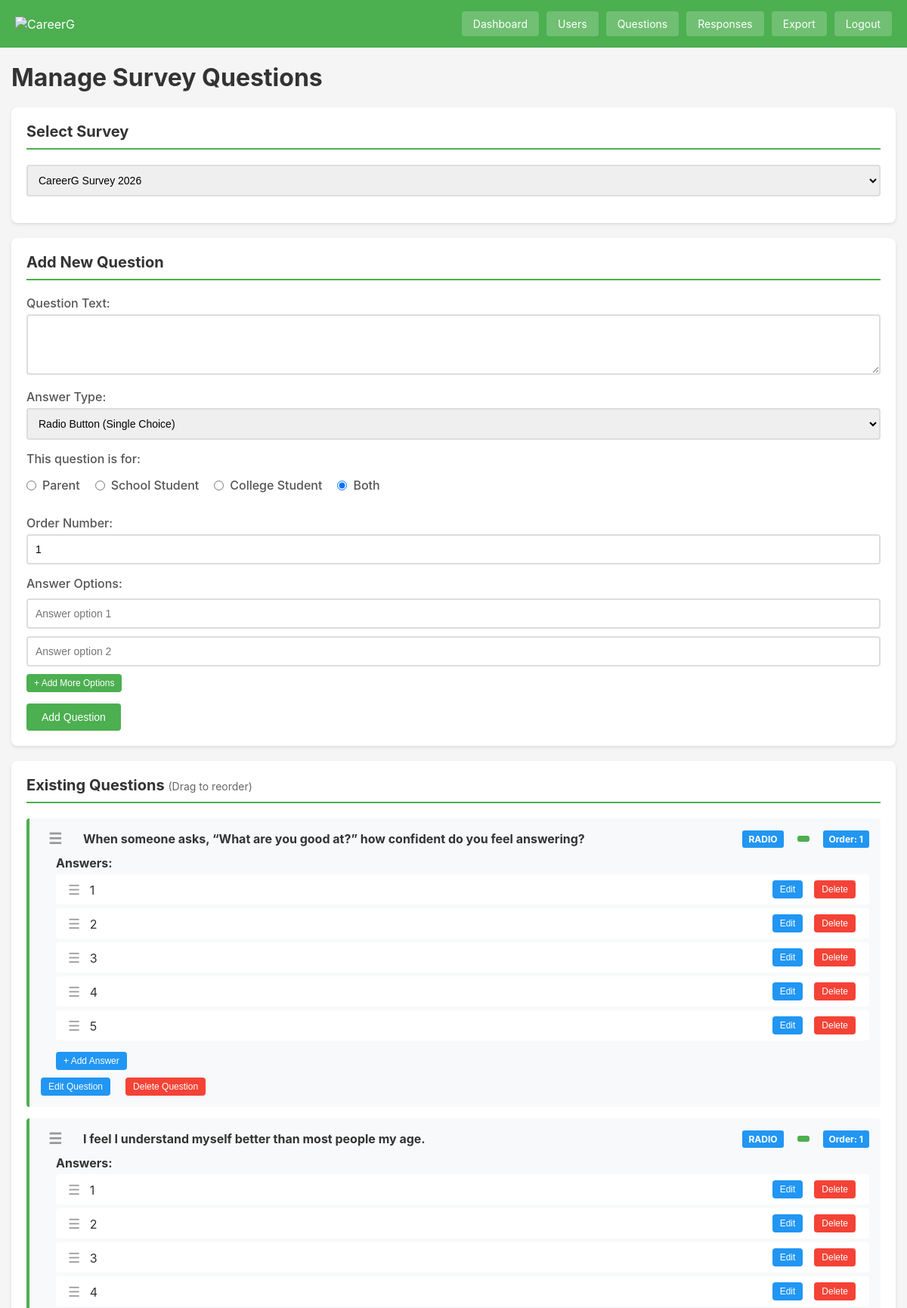
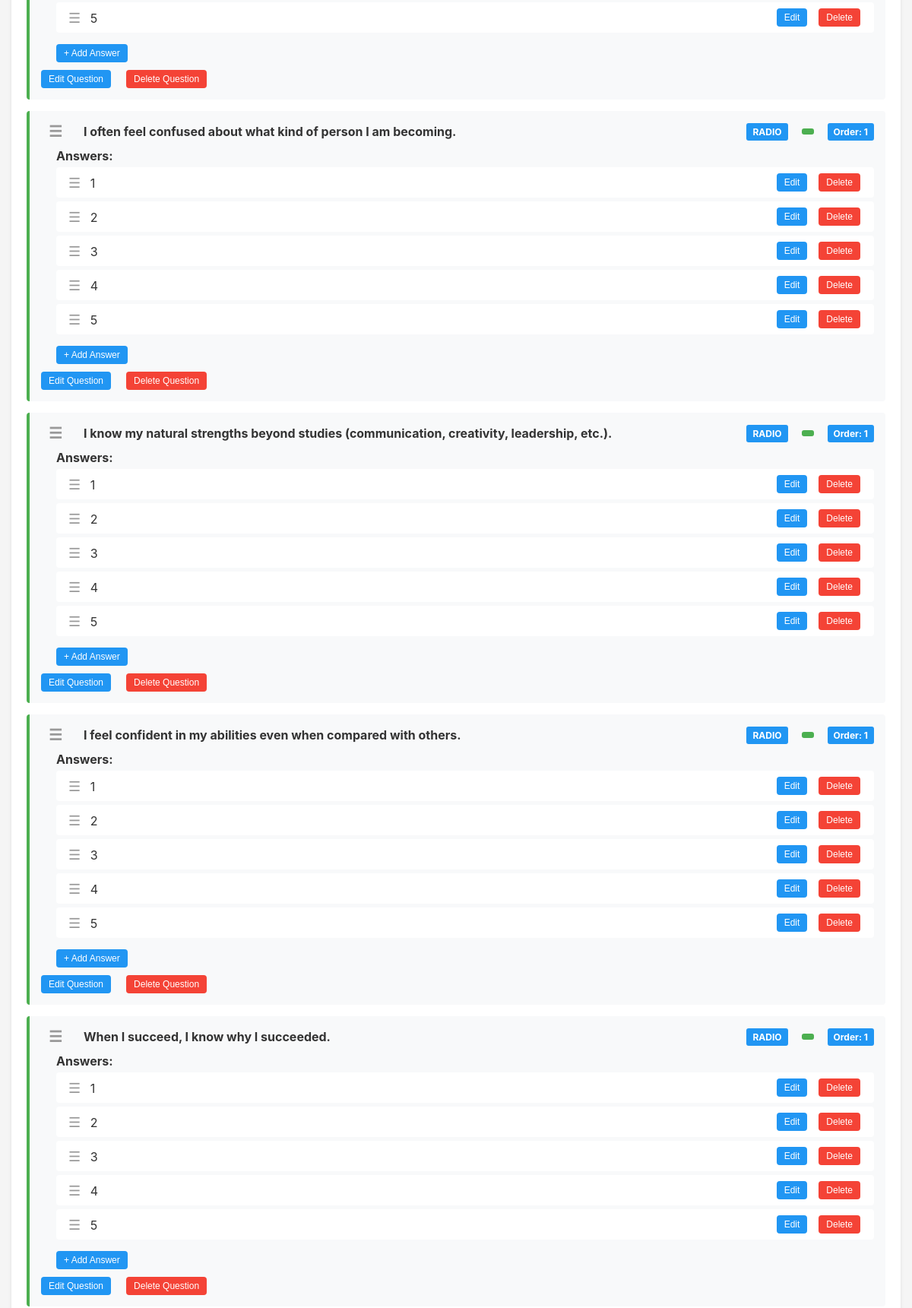
The page /admin/manage_questions.php (signed in, upper part) on the database its author committed (2 pictures, top to bottom).
### tables this page shows
CREATE TABLE `questions` (
  `id` int(11) NOT NULL,
  `survey_id` int(11) NOT NULL,
  `question_text` text NOT NULL,
  `answer_type` enum('radio','checkbox') DEFAULT 'radio',
  `target_role` enum('Parent','Student','Both') DEFAULT 'Both',
  `order_no` int(11) DEFAULT 0
);

CREATE TABLE `answers` (
  `id` int(11) NOT NULL,
  `question_id` int(11) NOT NULL,
  `answer_text` varchar(255) NOT NULL,
  `order_no` int(11) DEFAULT 0
);

### admin/manage_questions.php (the view, shortened to what this page needs)
<?php
include('../includes/db.php');
$surveys = $conn->query("SELECT * FROM surveys ORDER BY id DESC");
$selected_survey = isset($_GET['survey_id']) ? intval($_GET['survey_id']) : 1;
?>
<!DOCTYPE html>
<html>
<head>
</head>
<body>
<div class="header">
    <div>
        <img src="https://careerg.in/assets/CareergLogo-BvzyUmlH.png" alt="CareerG">
    </div>
    <div class="nav">
        <a href="dashboard.php">Dashboard</a>
        <a href="view_users.php">Users</a>
        <a href="manage_questions.php">Questions</a>
        <a href="view_responses.php">Responses</a>
        <a href="export_data.php">Export</a>
        <a href="logout.php">Logout</a>
    </div>
</div>
<div class="container">
    <h1>Manage Survey Questions</h1>
    <div class="card">
        <h2>Select Survey</h2>
        <form method="get">
            <div class="form-group">
                <select name="survey_id" onchange="this.form.submit()">
                    <?php while($survey = $surveys->fetch_assoc()): ?>
                    <option value="<?php echo $survey['id']; ?>" <?php echo $selected_survey == $survey['id'] ? 'selected' : ''; ?>>
                        <?php echo htmlspecialchars($survey['title']); ?>
                    </option>
                    <?php endwhile; ?>
                </select>
            </div>
        </form>
    </div>
    <div class="card">
        <h2>Add New Question</h2>
        <form method="post" id="addQuestionForm">
            <div class="form-group">
                <label>Question Text:</label>
                <textarea name="question_text" required></textarea>
            </div>
            <div class="form-group">
                <label>Answer Type:</label>
                <select name="answer_type" required>
                    <option value="radio">Radio Button (Single Choice)</option>
                </select>
            </div>
            <div class="form-group">
                <label>This question is for:</label>
                <div style="display: flex; gap: 20px; padding: 10px 0; flex-wrap: wrap;">
                    <label style="display: flex; align-items: center; cursor: pointer;">
                        <input type="radio" name="target_role" value="Parent" style="margin-right: 8px;">
                        <span>Parent</span>
                    </label>
                    <label style="display: flex; align-items: center; cursor: pointer;">
                        <input type="radio" name="target_role" value="School Student" style="margin-right: 8px;">
                        <span>School Student</span>
                    </label>
                    <label style="display: flex; align-items: center; cursor: pointer;">
                        <input type="radio" name="target_role" value="College Student" style="margin-right: 8px;">
                        <span>College Student</span>
                    </label>
                    <label style="display: flex; align-items: center; cursor: pointer;">
                        <input type="radio" name="target_role" value="Both" checked style="margin-right: 8px;">
                        <span>Both</span>
                    </label>
                </div>
            </div>
            <div class="form-group">
                <label>Order Number:</label>
                <input type="number" name="order_no" value="1" required>
            </div>
            <div class="form-group">
                <label>Answer Options:</label>
                <div id="answersList">
                    <div class="answer-input-row">
                        <input type="text" name="answers[]" placeholder="Answer option 1">
                    </div>
                    <div class="answer-input-row">
                        <input type="text" name="answers[]" placeholder="Answer option 2">
                    </div>
                </div>
                <button type="button" id="addMoreOptionsBtn" class="btn btn-small">+ Add More Options</button>
            </div>
            <button type="submit" name="add_question" class="btn">Add Question</button>
        </form>
    </div>
    <div class="card">
        <h2>Existing Questions <span style="font-size: 14px; color: #666; font-weight: normal;">(Drag to reorder)</span></h2>
        <div class="questions-container">
        <?php
        $questions = $conn->query("SELECT * FROM questions WHERE survey_id=$selected_survey ORDER BY order_no");
        while($q = $questions->fetch_assoc()):
        $role = $q['target_role'] ?? 'Both';
        ?>
        <div class="question-item" draggable="true" data-question-id="<?php echo $q['id']; ?>" data-role="<?php echo $role; ?>">
            <h4>
                <span class="question-drag-handle">☰</span>
                <span class="question-text"><?php echo htmlspecialchars($q['question_text']); ?></span>
                <span class="badge"><?php echo strtoupper($q['answer_type']); ?></span>
                <span class="badge" style="background: <?php
                    echo $role === 'Parent' ? '#FF9800' : ($role === 'School Student' ? '#2196F3' : ($role === 'College Student' ? '#9C27B0' : '#4CAF50'));
                ?>;"><?php echo $role; ?></span>
                <span class="badge">Order: <?php echo $q['order_no']; ?></span>
            </h4>
            <div class="answer-list">
                <strong>Answers:</strong>
                <div class="answers-container" data-question-id="<?php echo $q['id']; ?>">
                <?php
                $answers = $conn->query("SELECT * FROM answers WHERE question_id=" . $q['id'] . " ORDER BY order_no, id");
                while($a = $answers->fetch_assoc()):
                ?>
                <div class="answer-item" draggable="true" data-answer-id="<?php echo $a['id']; ?>">
                    <span class="answer-display">
                        <span class="drag-handle">☰</span>
                        <span class="answer-text"><?php echo htmlspecialchars($a['answer_text']); ?></span>
                    </span>
                    <div style="display: flex; gap: 5px;">
                        <button type="button" class="btn btn-small" onclick="editAnswer(<?php echo $a['id']; ?>)" style="background: #2196F3;">Edit</button>
                        <form method="post" style="display:inline">
                            <button type="submit" name="delete_answer" class="btn btn-danger btn-small" onclick="return confirm('Delete this answer?')">Delete</button>
                        </form>
                    </div>
                </div>
                <?php endwhile; ?>
                </div>
                <button type="button" class="btn btn-small" onclick="addNewAnswer(<?php echo $q['id']; ?>)" style="margin-top: 10px; background: #2196F3;">+ Add Answer</button>
            </div>
            <form method="post" style="margin-top:10px; display: flex; gap: 10px;">
                <button type="button" class="btn btn-small" onclick="editQuestion(<?php echo $q['id']; ?>)" style="background: #2196F3;">Edit Question</button>
                <button type="submit" name="delete_question" class="btn btn-danger btn-small" onclick="return confirm('Delete this question and all its answers?')">Delete Question</button>
            </form>
        </div>
        <?php endwhile; ?>
        </div>
    </div>
</div>
</body>
</html>

### admin/manage_questions.php (style rules this page uses)
* { margin: 0; padding: 0; box-sizing: border-box; }
body { font-family: -apple-system, BlinkMacSystemFont, 'Segoe UI', Arial, sans-serif; background: #f5f5f5; color: #333; }
.header { background: #4CAF50; color: white; padding: 15px 20px; display: flex; justify-content: space-between; align-items: center; flex-wrap: wrap; }
.header img { max-width: 100px; }
.nav { display: flex; gap: 10px; flex-wrap: wrap; }
.nav a { color: white; text-decoration: none; padding: 8px 15px; background: rgba(255,255,255,0.2); border-radius: 4px; font-size: 14px; }
.container { max-width: 1200px; margin: 20px auto; padding: 0 15px; }
.card { background: white; border-radius: 8px; padding: 20px; margin-bottom: 20px; box-shadow: 0 2px 4px rgba(0,0,0,0.1); }
h1, h2 { margin-bottom: 20px; color: #333; }
h2 { font-size: 20px; border-bottom: 2px solid #4CAF50; padding-bottom: 10px; }
.form-group { margin-bottom: 15px; }
.form-group label { display: block; margin-bottom: 5px; font-weight: 500; color: #555; }
.form-group input[type="text"], .form-group input[type="number"], .form-group textarea, .form-group select { width: 100%; padding: 10px; border: 2px solid #ddd; border-radius: 4px; font-size: 14px; }
.form-group textarea { min-height: 80px; resize: vertical; }
.btn { padding: 10px 20px; background: #4CAF50; color: white; border: none; border-radius: 4px; cursor: pointer; font-size: 14px; margin-right: 10px; }
.btn-danger { background: #f44336; }
.btn-small { padding: 5px 10px; font-size: 12px; }
.question-item { background: #f8f9fa; padding: 15px; margin-bottom: 15px; border-radius: 4px; border-left: 4px solid #4CAF50; cursor: move; transition: all 0.2s; }
.question-item h4 { margin-bottom: 10px; color: #333; display: flex; align-items: center; flex-wrap: wrap; gap: 8px; }
.question-item h4 .question-text { flex: 1; min-width: 200px; }
.question-item .question-drag-handle { cursor: grab; padding: 0 10px; color: #999; font-size: 20px; margin-right: 10px; }
.answer-list { margin: 10px 0; padding-left: 20px; }
.answer-item { padding: 8px; margin: 5px 0; background: white; border-radius: 4px; display: flex; justify-content: space-between; align-items: center; cursor: move; transition: all 0.2s; }
.answer-item .drag-handle { cursor: grab; padding: 0 8px; color: #999; font-size: 18px; }
.badge { display: inline-block; padding: 4px 8px; background: #2196F3; color: white; border-radius: 3px; font-size: 12px; margin-left: 10px; }
.answer-input-row { display: flex; gap: 10px; margin-bottom: 10px; }
.answer-input-row input { flex: 1; }
#answersList { margin-top: 10px; }

### rows shown on the page
questions: question_text "When someone asks, “What are you good at?” how confident do you feel answering?", answer_type "RADIO", order_no "1"
answers: answer_text "1"
answers: answer_text "2"
answers: answer_text "3"
answers: answer_text "4"
answers: answer_text "5"
questions: question_text "I feel I understand myself better than most people my age.", answer_type "RADIO", order_no "1"
answers: answer_text "1"
answers: answer_text "2"
answers: answer_text "3"
answers: answer_text "4"
answers: answer_text "5"
questions: question_text "I often feel confused about what kind of person I am becoming.", answer_type "RADIO", order_no "1"
answers: answer_text "1"
answers: answer_text "2"
answers: answer_text "3"
answers: answer_text "4"
answers: answer_text "5"
questions: question_text "I know my natural strengths beyond studies (communication, creativity, leadership, etc.).", answer_type "RADIO", order_no "1"
answers: answer_text "1"
answers: answer_text "2"
answers: answer_text "3"
answers: answer_text "4"
answers: answer_text "5"
questions: question_text "I feel confident in my abilities even when compared with others.", answer_type "RADIO", order_no "1"
answers: answer_text "1"
answers: answer_text "2"
answers: answer_text "3"
answers: answer_text "4"
answers: answer_text "5"
questions: question_text "When I succeed, I know why I succeeded.", answer_type "RADIO", order_no "1"
answers: answer_text "1"
answers: answer_text "2"
answers: answer_text "3"
answers: answer_text "4"
answers: answer_text "5"

### other values the page prints
form field survey_id "CareerG Survey 2026"
